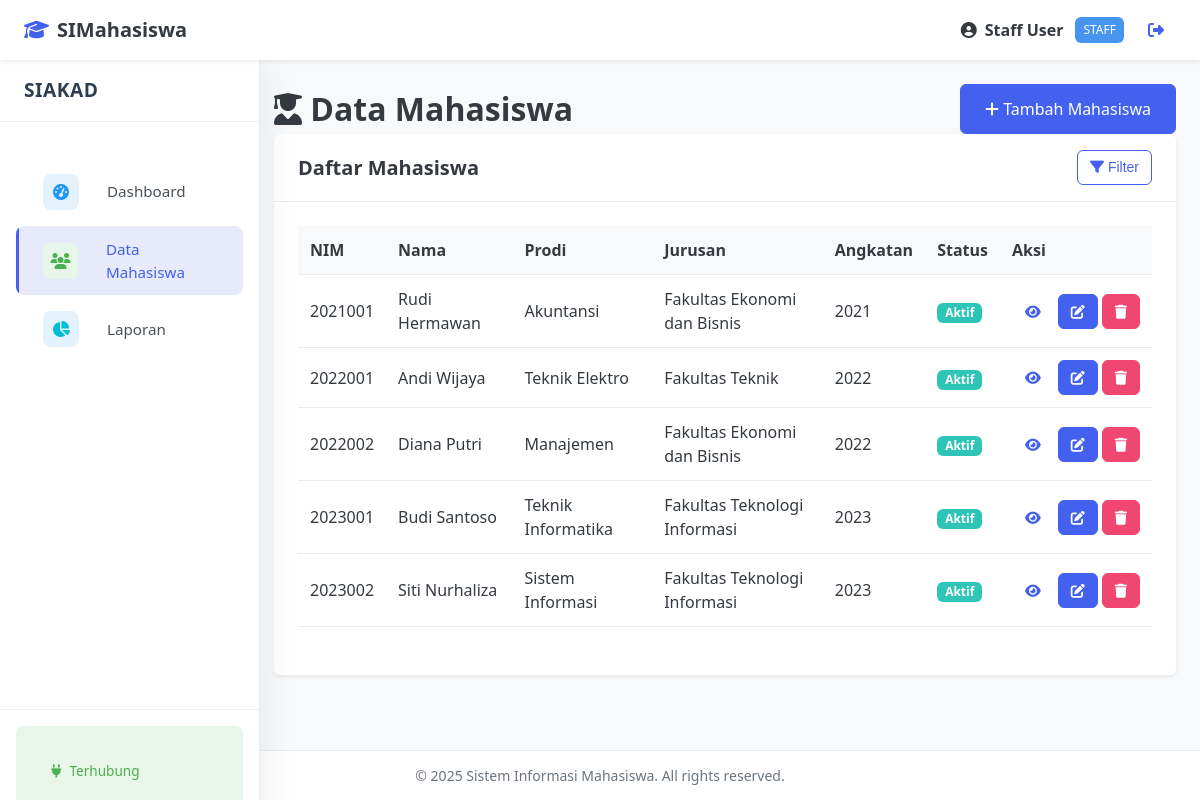
Screenshot of /manage_mahasiswa.php (signed in) with the database file from the repository.
### tables this page shows
CREATE TABLE IF NOT EXISTS mahasiswa (
    id INT AUTO_INCREMENT PRIMARY KEY,
    nim VARCHAR(20) NOT NULL UNIQUE,
    nama VARCHAR(100) NOT NULL,
    jenis_kelamin ENUM('Laki-laki', 'Perempuan') NOT NULL,
    tanggal_lahir DATE NOT NULL,
    alamat TEXT NOT NULL,
    jurusan VARCHAR(100) NOT NULL,
    fakultas VARCHAR(100) NOT NULL,
    ipk DECIMAL(3,2),
    angkatan INT NOT NULL,
    status ENUM('Aktif', 'Cuti', 'Lulus', 'Drop Out') NOT NULL,
    created_at TIMESTAMP DEFAULT CURRENT_TIMESTAMP,
    updated_at TIMESTAMP DEFAULT CURRENT_TIMESTAMP ON UPDATE CURRENT_TIMESTAMP
);

### html/includes/db_connect.php (called while the page is built, shortened)
<?php
$host = 'db';
$dbname = 'mahasiswa_db';
$username = 'dbuser';
$password = 'dbpassword';
try {
    $pdo = new PDO(
        "mysql:host=$host;dbname=$dbname;charset=utf8mb4",
        $username,
        $password,
        [
            PDO::ATTR_ERRMODE => PDO::ERRMODE_EXCEPTION,
            PDO::ATTR_DEFAULT_FETCH_MODE => PDO::FETCH_ASSOC,
            PDO::ATTR_EMULATE_PREPARES => false
        ]
    );
} catch (PDOException $e) {
    error_log("Database Connection Error: " . $e->getMessage());
    $_SESSION['db_connected'] = false;
    $_SESSION['db_error'] = $e->getMessage();
}
function executeQuery($sql, $params = [])
{
    global $pdo;
    try {
        $stmt = $pdo->prepare($sql);
        $stmt->execute($params);
        return $stmt->fetchAll();
    } catch (PDOException $e) {
        error_log("Query Error: " . $e->getMessage());
        return false;
    }
}

### html/includes/functions.php (called while the page is built, shortened)
<?php
function escapeHTML($text)
{
    return htmlspecialchars($text, ENT_QUOTES, 'UTF-8');
}

### html/manage_mahasiswa.php (the view, shortened to what this page needs)
<?php
require_once 'includes/db_connect.php';
require_once 'includes/functions.php';
$action = $_GET['action'] ?? 'list';
$id = $_GET['id'] ?? null;
$mahasiswaList = [];
if ($action === 'edit' || $action === 'view') {
    $query = "SELECT * FROM mahasiswa WHERE id = :id";
    $mahasiswa = executeQuerySingle($query, ['id' => $id]);
    if (!$mahasiswa) {
        setFlashMessage('error', 'Data mahasiswa tidak ditemukan');
        redirect('manage_mahasiswa.php');
    }
} elseif ($action === 'list') {
    $query = "SELECT * FROM mahasiswa WHERE 1=1";
    $params = [];
    $query .= " ORDER BY nim ASC";
    $mahasiswaList = executeQuery($query, $params);
}
include 'partials/header.php';
?>
<div class="page-heading d-flex justify-content-between align-items-center">
    <div>
        <h1>
            <?php if ($action === 'add'): ?>
                <i class="fas fa-plus-circle"></i> Tambah Mahasiswa
            <?php elseif ($action === 'edit'): ?>
                <i class="fas fa-edit"></i> Edit Mahasiswa
            <?php elseif ($action === 'view'): ?>
                <i class="fas fa-eye"></i> Detail Mahasiswa
            <?php else: ?>
                <i class="fas fa-user-graduate"></i> Data Mahasiswa
            <?php endif; ?>
        </h1>
    </div>
    <?php if ($action === 'list'): ?>
        <div>
            <a href="manage_mahasiswa.php?action=add" class="btn btn-primary">
                <i class="fas fa-plus"></i> Tambah Mahasiswa
            </a>
        </div>
    <?php endif; ?>
</div>
<?php if ($action === 'list'): ?>
    <div class="card">
        <div class="card-header">
            <h2 class="card-title">Daftar Mahasiswa</h2>
            <div class="card-tools">
                <button type="button" class="btn btn-sm btn-outline-primary" id="toggle-filter">
                    <i class="fas fa-filter"></i> Filter
                </button>
            </div>
        </div>
        <div class="card-body">
            <div class="table-responsive">
                <table class="table data-table" id="mahasiswa-table">
                    <thead>
                        <tr>
                            <th>NIM</th>
                            <th>Nama</th>
                            <th>Prodi</th>
                            <th>Jurusan</th>
                            <th>Angkatan</th>
                            <th>Status</th>
                            <th>Aksi</th>
                        </tr>
                    </thead>
                    <tbody>
                        <?php if (empty($mahasiswaList)): ?>
                            <tr>
                                <td colspan="7" class="text-center">Tidak ada data mahasiswa</td>
                            </tr>
                        <?php else: ?>
                            <?php foreach ($mahasiswaList as $mhs): ?>
                                <tr>
                                    <td data-column="nim"><?php echo escapeHTML($mhs['nim']); ?></td>
                                    <td data-column="nama"><?php echo escapeHTML($mhs['nama']); ?></td>
                                    <td data-column="jurusan"><?php echo escapeHTML($mhs['jurusan']); ?></td>
                                    <td data-column="fakultas"><?php echo escapeHTML($mhs['fakultas']); ?></td>
                                    <td data-column="angkatan"><?php echo escapeHTML($mhs['angkatan']); ?></td>
                                    <td data-column="status">
                                        <?php
                                        $statusClass = '';
                                        switch ($mhs['status']) {
                                            case 'Aktif':
                                                $statusClass = 'badge-success';
                                                break;
                                        }
                                        ?>
                                        <span class="badge <?php echo $statusClass; ?>">
                                            <?php echo escapeHTML($mhs['status']); ?>
                                        </span>
                                    </td>
                                    <td>
                                        <div class="btn-group">
                                            <a href="manage_mahasiswa.php?action=view&id=<?php echo $mhs['id']; ?>"
                                                class="btn btn-sm btn-info" title="Lihat Detail">
                                                <i class="fas fa-eye"></i>
                                            </a>
                                            <a href="manage_mahasiswa.php?action=edit&id=<?php echo $mhs['id']; ?>"
                                                class="btn btn-sm btn-primary" title="Edit">
                                                <i class="fas fa-edit"></i>
                                            </a>
                                            <a href="manage_mahasiswa.php?action=delete&id=<?php echo $mhs['id']; ?>"
                                                class="btn btn-sm btn-danger confirm-action"
                                                data-confirm="Apakah Anda yakin ingin menghapus mahasiswa ini?" title="Hapus">
                                                <i class="fas fa-trash"></i>
                                            </a>
                                        </div>
                                    </td>
                                </tr>
                            <?php endforeach; ?>
                        <?php endif; ?>
                    </tbody>
                </table>
            </div>
        </div>
    </div>
<?php endif; ?>
<?php
include 'partials/footer.php';
?>

### html/css/style.css (style rules this page uses)
:root { --primary: #4361ee; --primary-light: #4895ef; --primary-dark: #3f37c9; --secondary: #4cc9f0; --success: #2ec4b6; --info: #3a86ff; --warning: #ff9f1c; --danger: #ef476f; --light: #f8f9fa; --dark: #212529; --gray-100: #f8f9fa; --gray-200: #e9ecef; --gray-300: #dee2e6; --gray-400: #ced4da; --gray-500: #adb5bd; --gray-600: #6c757d; --gray-700: #495057; --gray-800: #343a40; --gray-900: #212529; --border-radius: 0.375rem; --box-shadow: 0 0.125rem 0.25rem rgba(0, 0, 0, 0.075); --box-shadow-md: 0 0.5rem 1rem rgba(0, 0, 0, 0.15); --box-shadow-lg: 0 1rem 3rem rgba(0, 0, 0, 0.175); --transition: all 0.2s ease-in-out; --header-height: 60px; --sidebar-width: 250px; --footer-height: 50px; }
*, *::before, *::after { box-sizing: border-box; margin: 0; padding: 0; }
html { font-size: 16px; height: 100%; }
body { font-family: "Segoe UI", Tahoma, Geneva, Verdana, sans-serif; font-size: 1rem; line-height: 1.5; color: var(--gray-800); background-color: var(--gray-100); min-height: 100%; display: flex; flex-direction: column; }
a { color: var(--primary); text-decoration: none; transition: var(--transition); }
.card { background-color: white; border-radius: var(--border-radius); box-shadow: var(--box-shadow); margin-bottom: 1.5rem; overflow: hidden; }
.card-header { padding: 1rem 1.5rem; border-bottom: 1px solid var(--gray-200); display: flex; align-items: center; justify-content: space-between; }
.card-title { margin: 0; font-size: 1.25rem; font-weight: 600; }
.card-body { padding: 1.5rem; }
.btn { display: inline-block; font-weight: 500; text-align: center; white-space: nowrap; vertical-align: middle; user-select: none; border: 1px solid transparent; padding: 0.75rem 1.5rem; font-size: 1rem; line-height: 1.5; border-radius: var(--border-radius); transition: var(--transition); cursor: pointer; }
.btn-primary { background-color: var(--primary); border-color: var(--primary); color: white; }
.btn-danger { background-color: var(--danger); border-color: var(--danger); color: white; }
.btn-outline-primary { background-color: transparent; border-color: var(--primary); color: var(--primary); }
.btn-sm { padding: 0.375rem 0.75rem; font-size: 0.875rem; }
.table { width: 100%; margin-bottom: 1.5rem; border-collapse: collapse; }
.table th, .table td { padding: 0.75rem; vertical-align: middle; border-bottom: 1px solid var(--gray-200); }
.table th { font-weight: 600; text-align: left; background-color: var(--gray-100); white-space: nowrap; }
.badge { display: inline-block; padding: 0.25rem 0.5rem; font-size: 0.75rem; font-weight: 600; line-height: 1; text-align: center; white-space: nowrap; vertical-align: baseline; border-radius: var(--border-radius); }
.badge-success { background-color: var(--success); color: white; }
.d-flex { display: flex !important; }
.justify-content-between { justify-content: space-between !important; }
.align-items-center { align-items: center !important; }

### html/manage_mahasiswa.php (style rules this page uses)
.btn-group { display: flex; gap: 0.25rem; }

### rows the page displays
mahasiswa: nim "2021001", nama "Rudi Hermawan", jurusan "Akuntansi", fakultas "Fakultas Ekonomi dan Bisnis", angkatan "2021", status "Aktif"
mahasiswa: nim "2022001", nama "Andi Wijaya", jurusan "Teknik Elektro", fakultas "Fakultas Teknik", angkatan "2022", status "Aktif"
mahasiswa: nim "2022002", nama "Diana Putri", jurusan "Manajemen", fakultas "Fakultas Ekonomi dan Bisnis", angkatan "2022", status "Aktif"
mahasiswa: nim "2023001", nama "Budi Santoso", jurusan "Teknik Informatika", fakultas "Fakultas Teknologi Informasi", angkatan "2023", status "Aktif"
mahasiswa: nim "2023002", nama "Siti Nurhaliza", jurusan "Sistem Informasi", fakultas "Fakultas Teknologi Informasi", angkatan "2023", status "Aktif"

### other values shown
escapeHTML($userName) "Staff User"
escapeHTML($userRole) "STAFF"
